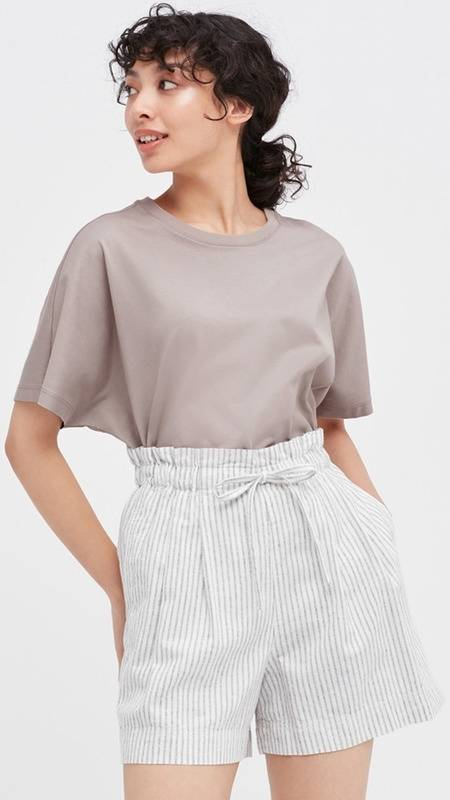
#> input picture cv2_2/output3.jpg, 450 x 800 px, given in place of 1.jpg, which was not available
$ python getMask.py
#> lines starting #> are read from the running program, lines starting #| are printed output that depends on the picture; after the words box and inside, x2 and y2 are one past the last pixel; in counts of white or black regions, pixels touching at a corner belong together; pictures that were not available may be replaced by others from this repository, and a replacement may not be noted
#> further down, img2 is the input picture: shape (800, 450, 3); mean B, G, R 201, 203.5, 211.9
import queue
import cv2
import requests


def get_mask1(src,src1, x, y):

#> called with x = 350, y = 201
    q = queue.Queue()
    q2=queue.Queue()
    q.put(x)
    q2.put(y)

    idx=0
    while q.qsize() != 0:

        # print(q.qsize())
        idx=idx+1


        x1=q.get()
        y1=q2.get()
        x=x1
        y=y1
        li=[-1,1,0,2]
        for i in range(0, 2, 1):
            for j in range(0, 2, 1):
                if i == 0 and j == 0 :
                    continue;
                if x1<0 or y1<0 or x1>=800 or y1>=350:
                    continue
                x1 = x + i
                y1 = y + j


                if src1[x1][y1][0] == 0 and src1[x1][y1][1] == 0 and src1[x1][y1][2] == 0:
                    continue
                # print(x,y,src[x][y])
                # print(x1,y1,src[x1][y1])
                dis = 0
                x4=src[x][y][0]
                y4=src[x1][y1][0]
                x2 = src[x][y][1]
                y2 = src[x1][y1][1]
                x3 = src[x][y][2]
                y3 = src[x1][y1][2]
                if x2>y2:
                    dis+=x2-y2
                else:
                    dis+=y2-x2
                if x3>y3:
                    dis+=x3-y3
                else:
                    dis+=y3-x3
                if x4>y4:
                    dis+=x4-y4
                else:
                    dis+=y4-x4

                print(x,y,x1,y1,dis)
                if dis < 30 and src1[x1][y1][0] != 0 and src1[x1][y1][1] != 0 and src1[x1][y1][2] != 0:
                    q.put(x1)
                    q2.put(y1)
                    src1[x1][y1] = [0, 0, 0]
                x1 = x1 - i
                y1 = y1 - j
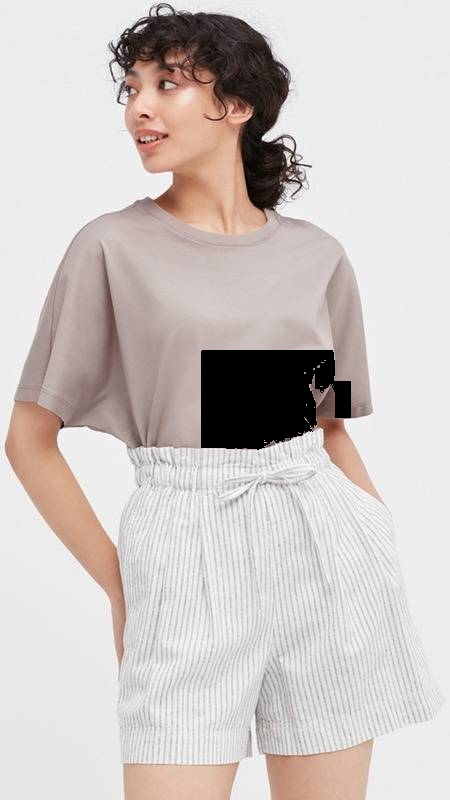
#> src1: shape (800, 450, 3); mean B, G, R 195.3, 197.7, 205.5
#> after the loop, idx = 11940

        # print(x1,y1)
    print(idx)
    cv2.imwrite(f'./1.jpg', src1)
def get_mask2(src,src1, x, y):

#> called with x = 350, y = 201
    q = queue.Queue()
    q2=queue.Queue()
    q.put(x)
    q2.put(y)

    idx=0
    while q.qsize() != 0:

        # print(q.qsize())
        idx=idx+1


        x1=q.get()
        y1=q2.get()
        x=x1
        y=y1
        li=[-1,1,0,2]
        for i in range(0, 2, 1):
            for j in range(-1, 1, 1):
                if i == 0 and j == 0 :
                    continue;
                if x1<0 or y1<0 or x1>=800 or y1>=350:
                    continue
                x1 = x + i
                y1 = y + j


                if src1[x1][y1][0] == 0 and src1[x1][y1][1] == 0 and src1[x1][y1][2] == 0:
                    continue
                # print(x,y,src[x][y])
                # print(x1,y1,src[x1][y1])
                dis = 0
                x4=src[x][y][0]
                y4=src[x1][y1][0]
                x2 = src[x][y][1]
                y2 = src[x1][y1][1]
                x3 = src[x][y][2]
                y3 = src[x1][y1][2]
                if x2>y2:
                    dis+=x2-y2
                else:
                    dis+=y2-x2
                if x3>y3:
                    dis+=x3-y3
                else:
                    dis+=y3-x3
                if x4>y4:
                    dis+=x4-y4
                else:
                    dis+=y4-x4

                print(x,y,x1,y1,dis)
                if dis < 30 and src1[x1][y1][0] != 0 and src1[x1][y1][1] != 0 and src1[x1][y1][2] != 0:
                    q.put(x1)
                    q2.put(y1)
                    src1[x1][y1] = [0, 0, 0]
                x1 = x1 - i
                y1 = y1 - j
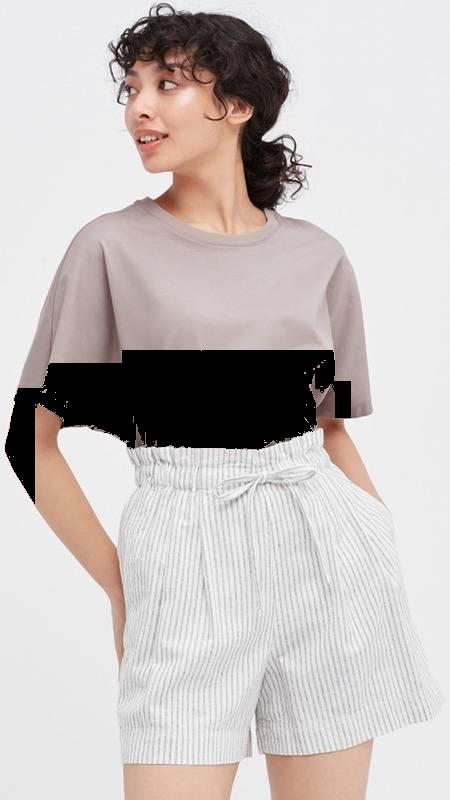
#> src1: shape (800, 450, 3); 4.11% of pixels changed, all inside (x1, y1, x2, y2) = (5, 350, 201, 504)
#> after the loop, idx = 14782

        # print(x1,y1)
    print(idx)
    cv2.imwrite(f'./1.jpg', src1)
def get_mask3(src,src1, x, y):

#> called with x = 350, y = 201
    q = queue.Queue()
    q2=queue.Queue()
    q.put(x)
    q2.put(y)

    idx=0
    while q.qsize() != 0:

        # print(q.qsize())
        idx=idx+1


        x1=q.get()
        y1=q2.get()
        x=x1
        y=y1
        li=[-1,1,0,2]
        for i in range(-1, 1, 1):
            for j in range(-1, 1, 1):
                if i == 0 and j == 0 :
                    continue;
                if x1<0 or y1<0 or x1>=800 or y1>=350:
                    continue
                x1 = x + i
                y1 = y + j


                if src1[x1][y1][0] == 0 and src1[x1][y1][1] == 0 and src1[x1][y1][2] == 0:
                    continue
                # print(x,y,src[x][y])
                # print(x1,y1,src[x1][y1])
                dis = 0
                x4=src[x][y][0]
                y4=src[x1][y1][0]
                x2 = src[x][y][1]
                y2 = src[x1][y1][1]
                x3 = src[x][y][2]
                y3 = src[x1][y1][2]
                if x2>y2:
                    dis+=x2-y2
                else:
                    dis+=y2-x2
                if x3>y3:
                    dis+=x3-y3
                else:
                    dis+=y3-x3
                if x4>y4:
                    dis+=x4-y4
                else:
                    dis+=y4-x4

                print(x,y,x1,y1,dis)
                if dis < 30 and src1[x1][y1][0] != 0 and src1[x1][y1][1] != 0 and src1[x1][y1][2] != 0:
                    q.put(x1)
                    q2.put(y1)
                    src1[x1][y1] = [0, 0, 0]
                x1 = x1 - i
                y1 = y1 - j
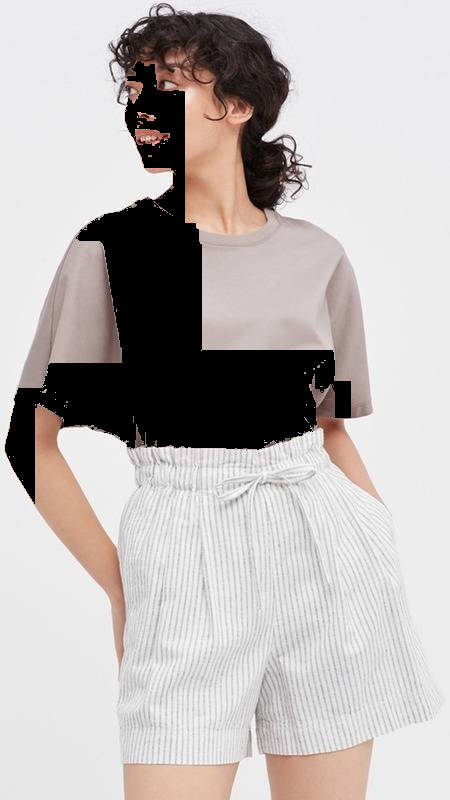
#> src1: shape (800, 450, 3); 4.98% of pixels changed, all inside (x1, y1, x2, y2) = (76, 61, 202, 350)
#> after the loop, idx = 17927

        # print(x1,y1)
    print(idx)
    cv2.imwrite(f'./1.jpg', src1)
def get_mask4(src,src1, x, y):

#> called with x = 350, y = 201
    q = queue.Queue()
    q2=queue.Queue()
    q.put(x)
    q2.put(y)

    idx=0
    while q.qsize() != 0:

        # print(q.qsize())
        idx=idx+1


        x1=q.get()
        y1=q2.get()
        x=x1
        y=y1
        li=[-1,1,0,2]
        for i in range(-1, 1, 1):
            for j in range(0, 2, 1):
                if i == 0 and j == 0 :
                    continue;
                if x1<0 or y1<0 or x1>=800 or y1>=350:
                    continue
                x1 = x + i
                y1 = y + j


                if src1[x1][y1][0] == 0 and src1[x1][y1][1] == 0 and src1[x1][y1][2] == 0:
                    continue
                # print(x,y,src[x][y])
                # print(x1,y1,src[x1][y1])
                dis = 0
                x4=src[x][y][0]
                y4=src[x1][y1][0]
                x2 = src[x][y][1]
                y2 = src[x1][y1][1]
                x3 = src[x][y][2]
                y3 = src[x1][y1][2]
                if x2>y2:
                    dis+=x2-y2
                else:
                    dis+=y2-x2
                if x3>y3:
                    dis+=x3-y3
                else:
                    dis+=y3-x3
                if x4>y4:
                    dis+=x4-y4
                else:
                    dis+=y4-x4

                print(x,y,x1,y1,dis)
                if dis < 30 and src1[x1][y1][0] != 0 and src1[x1][y1][1] != 0 and src1[x1][y1][2] != 0:
                    q.put(x1)
                    q2.put(y1)
                    src1[x1][y1] = [0, 0, 0]
                x1 = x1 - i
                y1 = y1 - j
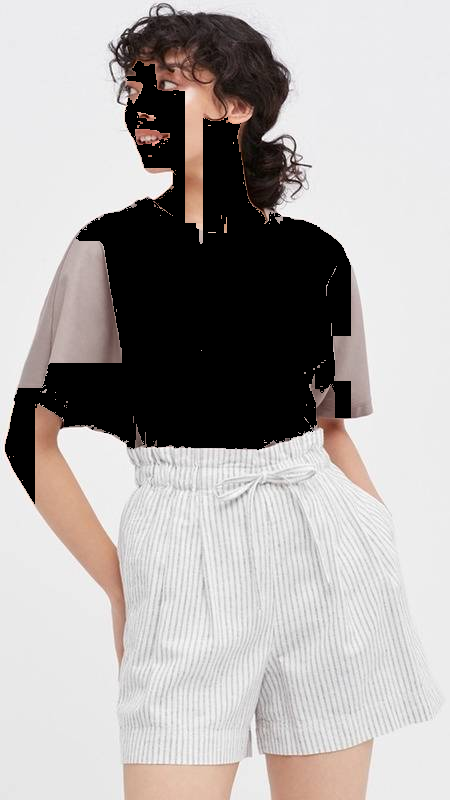
#> src1: shape (800, 450, 3); 6.25% of pixels changed, all inside (x1, y1, x2, y2) = (202, 117, 351, 350)
#> after the loop, idx = 22485

        # print(x1,y1)
    print(idx)
    cv2.imwrite(f'./1.jpg', src1)

img2 = cv2.imread('./1.jpg')
img1 = cv2.imread('./output3.jpg')
get_mask1(img1,img2, 350, 201)
get_mask2(img1,img2, 350, 201)
get_mask3(img1,img2, 350, 201)
get_mask4(img1,img2, 350, 201)
